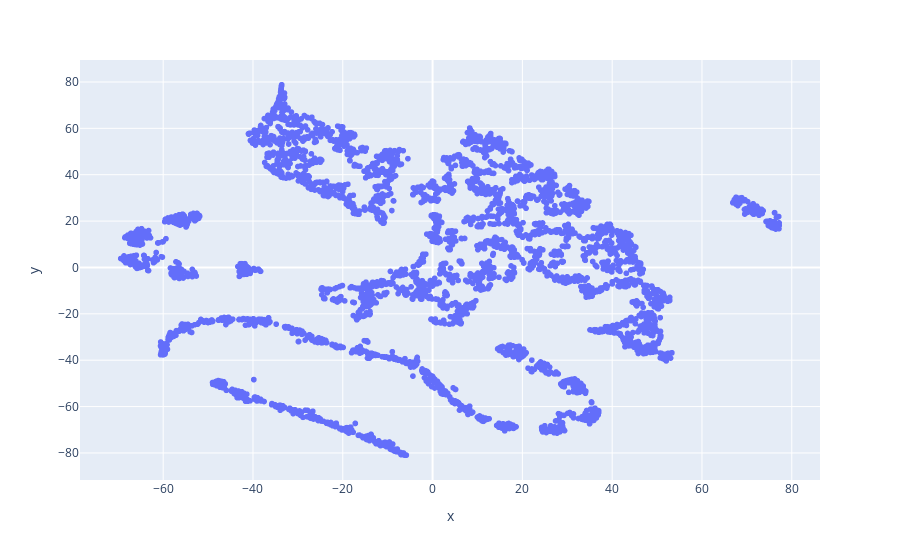

The notebook cell this image was saved under:
### Code cell
px.scatter(df_id, x="x", y="y", hover_data=numcol)

### Figure 1 — Plotly figure (JSON) as saved in the notebook; plotly's stock layout.template omitted (floating-point values rounded to 4 significant figures; data arrays with more than 128 entries replaced by an {"elided": "..."} marker saying what was removed)
{"data": [{"customdata": {"elided": "4314x5 float values"}, "hovertemplate": "x=%{x}<br>y=%{y}<br>Length=%{customdata[0]}<br>Recency=%{customdata[1]}<br>Frecuency=%{customdata[2]}<br>Monetary=%{customdata[3]}<br>Periodiocity=%{customdata[4]}<extra></extra>", "legendgroup": "", "marker": {"color": "#636efa", "symbol": "circle"}, "mode": "markers", "name": "", "showlegend": false, "type": "scattergl", "x": {"elided": "4314 float values"}, "xaxis": "x", "y": {"elided": "4314 float values"}, "yaxis": "y"}], "layout": {"legend": {"tracegroupgap": 0}, "margin": {"t": 60}, "xaxis": {"anchor": "y", "domain": [0, 1], "title": {"text": "x"}}, "yaxis": {"anchor": "x", "domain": [0, 1], "title": {"text": "y"}}}}
